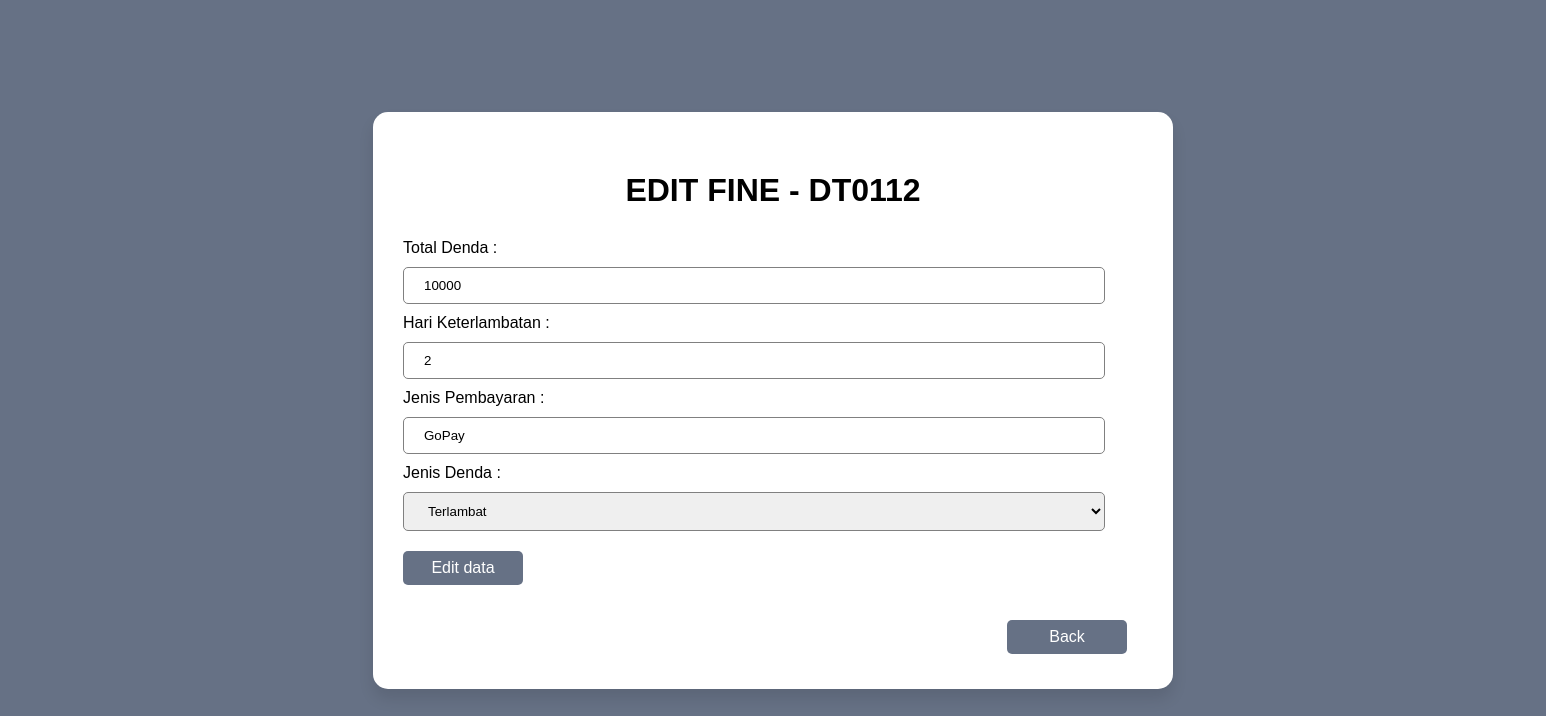
The page /editFine.php?id=DT0112 on the database as committed earlier.
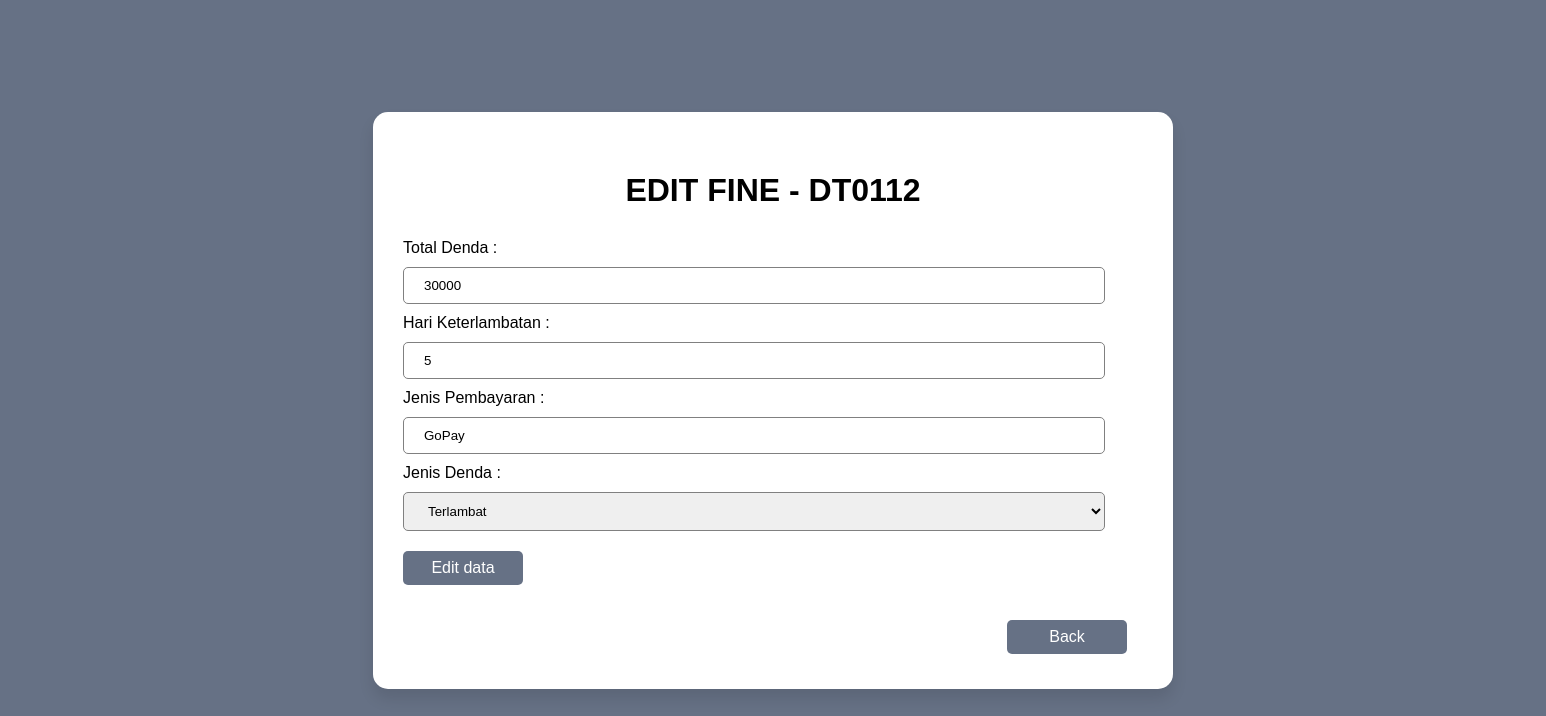
The same page on the database as committed later.
### tables this page shows
CREATE TABLE `denda` (
  `idDenda` char(20) NOT NULL,
  `totalDenda` int(11) DEFAULT NULL,
  `hariKeterlambatan` int(11) DEFAULT NULL,
  `jenisPembayaran` char(20) DEFAULT NULL,
  `jenisDenda` char(20) DEFAULT NULL
);

### editFine.php (the view, shortened to what this page needs)
<?php
$conn = mysqli_connect("localhost", "root", "", "sistemPerpustakaan");
$keyword = $_GET["id"];
$query = "SELECT * FROM denda WHERE idDenda = '$keyword'";
$result = mysqli_query($conn, $query);
$res = mysqli_fetch_assoc($result);
?>
<!DOCTYPE html>
<html lang="en">
<head>
    <link rel="stylesheet" href="editMenu.css">
</head>
<body>
    <div class="container">
        <div class="login">
            <h1>Edit Fine - <?= $res["idDenda"]; ?></h1>
            <form action="" method="post">
                <label for="totalDenda">Total Denda : </label>
                <input type="text" name="totalDenda" id="totalDenda" autocomplete= "off" value="<?= $res["totalDenda"]; ?>" required>
                <label for="hariKeterlambatan">Hari Keterlambatan : </label>
                <input type="text" name="hariKeterlambatan" id="hariKeterlambatan" autocomplete= "off" value="<?= $res["hariKeterlambatan"]; ?>" required>
                <label for="jenisPembayaran">Jenis Pembayaran : </label>
                <input type="text" name="jenisPembayaran" id="jenisPembayaran" autocomplete= "off" value="<?= $res["jenisPembayaran"]; ?>" required>
                <label for="jenisDenda">Jenis Denda : </label>
                <select name="jenisDenda" id="jenisDenda">
                    <option value="<?= $res["jenisDenda"]; ?>"> <?= $res["jenisDenda"]; ?> </option>
                </select>
                <button type="submit" name="editData">Edit data</button>
            </form>
            <form action="" method="post" class="backButton">
                <button type="submit" name="back">Back</button>
            </form>
        </div>
    </div>
</body>
</html>

Rows that differ between the two databases and show on the page:
changed denda "DT0112": totalDenda "10000" → "30000"; hariKeterlambatan "2" → "5"
